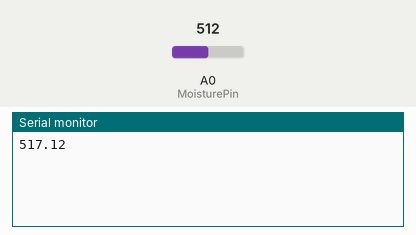
Simulated run of this sketch. Board: Arduino Uno, built with avr-gcc and run on an emulated ATmega328P. Parts: the last lines printed to the serial monitor. The test bench sets the inputs (shaded band); at power-on: A0 (MoisturePin) = 512.

Above: at 1.2 s.
1.3 s: A0 (MoisturePin) set to 716
At 1.3 s:
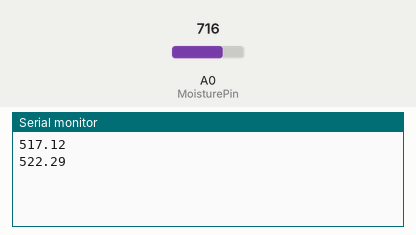
2.8 s: A0 (MoisturePin) set to 900
At 4.4 s:
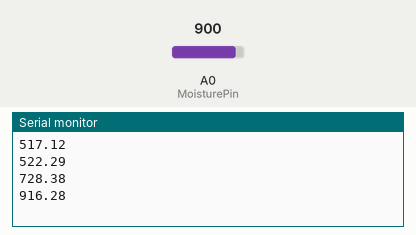
Timing chart, 0 to 5.9 s (numbered marks = the images above; inputs shaded):
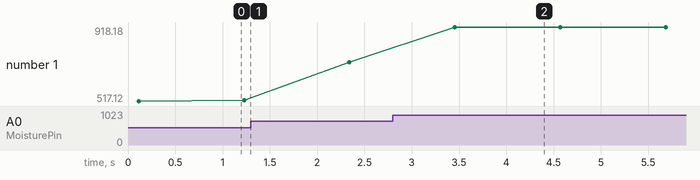

Measured:
- after the input at 2.8 s, the serial monitor: prints a new line after 0.66 s (image 2)
- plotted number 1: 522.29 → 728.38 after the input at 1.3 s, 728.38 → 918.18 after the input at 2.8 s

The sketch:

SoilMoistureSensor.ino
```cpp
int MoisturePin = A0;
float moistureValue = 0;

void setup() {
  Serial.begin(9600);
}

void loop() {
  for (int i = 0; i <= 100; i++)
  {
    moistureValue = moistureValue + analogRead(MoisturePin);
    delay(1);
  }
  moistureValue = moistureValue/100.0;
  Serial.println(moistureValue);
  delay(1000);
}
```
